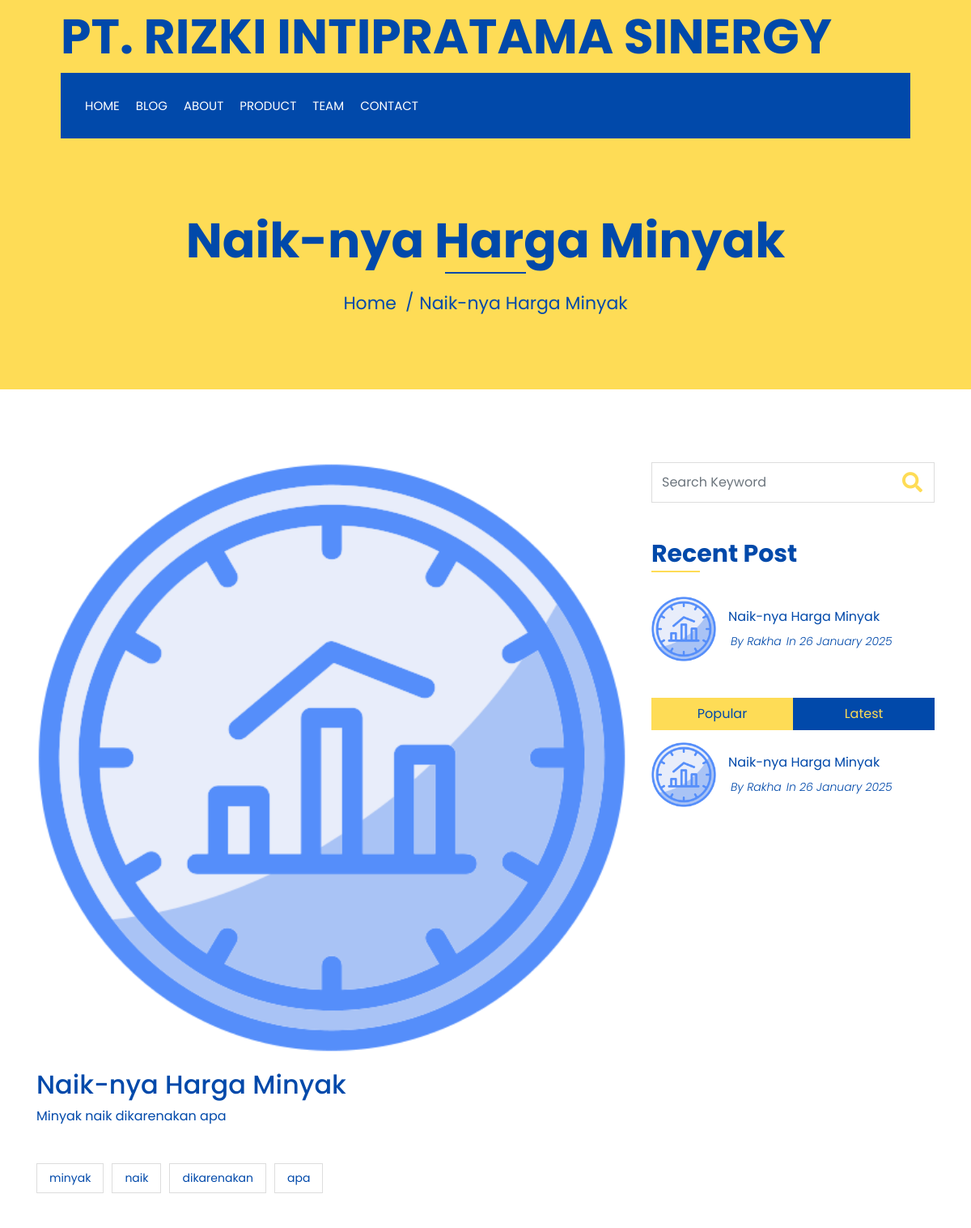
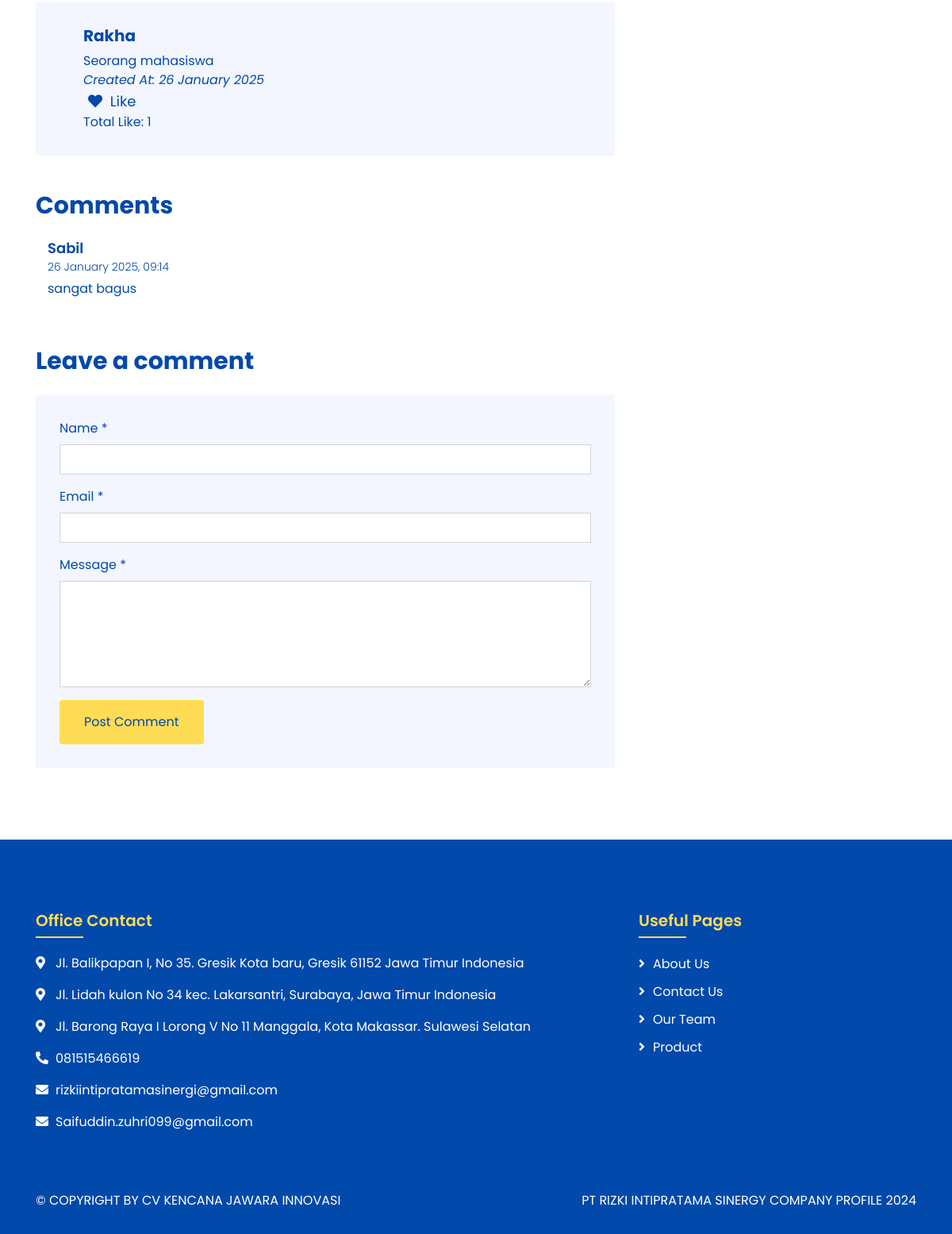
/single-blog.php?id=1, run on the app's committed database (2 pictures, top to bottom).
### tables this page shows
CREATE TABLE `artikel` (
  `id` int NOT NULL AUTO_INCREMENT,
  `title` varchar(255) NOT NULL,
  `content` text NOT NULL,
  `namaGambar` varchar(255) DEFAULT NULL,
  `tipeGambar` varchar(50) DEFAULT NULL,
  `ukuranGambar` int DEFAULT NULL,
  `likes` int DEFAULT '0',
  `create_at` datetime DEFAULT CURRENT_TIMESTAMP,
  `namaAuthor` varchar(255) DEFAULT NULL,
  `deskripsiAuthor` varchar(255) DEFAULT NULL,
  PRIMARY KEY (`id`)
);

CREATE TABLE `coment` (
  `id` int NOT NULL AUTO_INCREMENT,
  `nama` varchar(255) NOT NULL,
  `email` varchar(255) NOT NULL,
  `komentar` text NOT NULL,
  `create_at` datetime DEFAULT CURRENT_TIMESTAMP,
  `idArtikel` int DEFAULT NULL,
  PRIMARY KEY (`id`),
  KEY `idArtikel` (`idArtikel`),
  CONSTRAINT `coment_ibfk_1` FOREIGN KEY (`idArtikel`) REFERENCES `artikel` (`id`) ON DELETE CASCADE ON UPDATE CASCADE
);

### controllers/keyword.php (called while the page is built)
<?php
function generateKeywords($description) {
    $stopWords = array(
        'yang', 'dan', 'di', 'untuk', 'dengan', 'pada', 'adalah', 'itu', 'ke', 'sebuah',
        'tersebut', 'oleh', 'atau', 'juga', 'kami', 'mereka', 'anda', 'ini', 'ini', 'dari'
    );
    $description = strtolower($description);
    $description = preg_replace('/[^a-z0-9\s]/', '', $description);
    $words = explode(' ', $description);
    $keywords = array();
    foreach ($words as $word) {
        if (!in_array($word, $stopWords) && strlen($word) > 2) {
            $keywords[] = $word;
        }
    }
    $keywords = array_unique($keywords);
    return implode(', ', $keywords);
}
?>

### single-blog.php (the view, shortened to what this page needs)
<?php
    include 'controllers/keyword.php';
    require 'controllers/visitor_counter.php';
?>
<!DOCTYPE html>
<html lang="en">
    <?php include 'component/head.php'; ?>
    <body>
        <div class="wrapper">
            <?php include 'component/top-bar.php'; ?>
            <?php include 'component/nav.php'; ?>
        <?php
            try {
                $id = $_GET['id'];
                $query = $db->prepare("SELECT * FROM artikel WHERE id = :id");
                $query->bindParam(':id', $id, PDO::PARAM_INT);
                $query->execute();
                if ($query->rowCount() > 0) {
                    $row = $query->fetch(PDO::FETCH_ASSOC);
        ?>
            <div class="page-header">
                <div class="container">
                    <div class="row">
                        <div class="col-12">
                            <h2><?php echo htmlspecialchars($row['title']); ?></h2>
                        </div>
                        <div class="col-12">
                            <a href="index.php">Home</a>
                            <a href=""><?php echo htmlspecialchars($row['title']); ?></a>
                        </div>
                    </div>
                </div>
            </div>
            <div class="single">
                <div class="container">
                    <div class="row">
                        <div class="col-lg-8">
                            <div class="single-content wow fadeInUp">
                                <img src="images/<?php echo htmlspecialchars($row['namaGambar']); ?>" />
                                <h2><?php echo htmlspecialchars($row['title']); ?></h2>
                                <p>
                                    <?php echo htmlspecialchars($row['content']); ?>
                                </p>
                            </div>
                            <div class="single-tags wow fadeInUp">
                                <?php
                                    $keywords = generateKeywords($row['content']);
                                    $keywords = explode(', ', $keywords);
                                    foreach ($keywords as $keyword) {
                                ?>
                                <a href=""><?php echo htmlspecialchars($keyword); ?></a>
                                <?php } ?>
                            </div>
                            <div class="single-bio wow fadeInUp">
                                <div class="single-bio-text">
                                    <h3><?php echo htmlspecialchars($row['namaAuthor']); ?></h3>
                                    <p>
                                        <?php echo htmlspecialchars($row['deskripsiAuthor']); ?>
                                    </p>
                                    <p style="font-style: italic;">
                                        Created At: <?php echo date('d F Y', strtotime($row['create_at'])); ?>
                                    </p>
                                    <form action="update-like.php" method="POST">
                                        <button type="submit" name="like" value="<?php echo $row['id']; ?>" class="like-btn">
                                            <i class="fa fa-heart"></i> Like
                                        </button>
                                    </form>
                                    <p>Total Like: <?php echo $row['likes']; ?></p>
                                </div>
                            </div>
                            <?php
                                }
                            } catch (PDOException $e) {
                                echo "Error: " . $e->getMessage();
                            }
                            ?>
                            <div class="single-comment wow fadeInUp">
                                <h2>Comments</h2>
                                <ul class="comment-list">
                                    <?php
                                        try {
                                            $id = $_GET['id'];
                                            $query = $db->prepare("SELECT * FROM coment WHERE idArtikel = :id");
                                            $query->bindParam(':id', $id, PDO::PARAM_INT);
                                            $query->execute();
                                            if ($query->rowCount() > 0) {
                                                $row = $query->fetch(PDO::FETCH_ASSOC);
                                    ?>
                                    <li class="comment-item">
                                        <div class="comment-body">
                                            <div class="comment-text">
                                                <h3><a href=""><?php echo htmlspecialchars($row['nama']); ?></a></h3>
                                                <span><?php echo date('d F Y, H:i', strtotime($row['create_at'])); ?></span>
                                                <p>
                                                    <?php echo htmlspecialchars($row['komentar']); ?>
                                                </p>
                                            </div>
                                        </div>
                                    </li>
                                    <?php
                                        } else {
                                            echo "<p>No comments yet.</p>";
                                        }
                                    } catch (PDOException $e) {
                                        echo "Error: " . $e->getMessage();
                                    }
                                    ?>
                                </ul>
                            </div>
                            <div class="comment-form wow fadeInUp">
                                <h2>Leave a comment</h2>
                                <form action="add-comment.php" method="POST">
                                    <div class="form-group">
                                        <label for="nama">Name *</label>
                                        <input type="text" class="form-control" name="nama" id="nama">
                                    </div>
                                    <div class="form-group">
                                        <label for="email">Email *</label>
                                        <input type="email" class="form-control" name="email" id="email">
                                    </div>
                                    <div class="form-group">
                                        <label for="komentar">Message *</label>
                                        <textarea id="komentar" cols="30" rows="5" name="komentar" class="form-control"></textarea>
                                    </div>
                                    <div class="form-group">
                                        <button type="submit" name="submit" class="btn">Post Comment</button>
                                    </div>
                                </form>
                            </div>
                        </div>
                        <div class="col-lg-4">
                            <div class="sidebar">
                                <div class="sidebar-widget wow fadeInUp">
                                    <div class="search-widget">
                                        <form>
                                            <input class="form-control" type="text" placeholder="Search Keyword">
                                            <button class="btn"><i class="fa fa-search"></i></button>
                                        </form>
                                    </div>
                                </div>
                                <div class="sidebar-widget wow fadeInUp">
                                    <h2 class="widget-title">Recent Post</h2>
                                    <div class="recent-post">
                                        <?php
                                            $query = $db->query("SELECT * FROM artikel ORDER BY create_at DESC LIMIT 5");
                                            while ($row = $query->fetch(PDO::FETCH_ASSOC)) {
                                        ?>
                                        <div class="post-item">
                                            <div class="post-img">
                                                <img src="images/<?php echo htmlspecialchars($row['namaGambar']); ?>" />
                                            </div>
                                            <div class="post-text">
                                                <a href="single-blog.php?id=<?php echo htmlspecialchars($row['id']); ?>"><?php echo htmlspecialchars($row['title']); ?></a>
                                                <div class="post-meta">
                                                    <p>By <?php echo htmlspecialchars($row['namaAuthor']); ?></p>
                                                    <p>In <?php echo date('d F Y', strtotime($row['create_at'])); ?></p>
                                                </div>
                                            </div>
                                        </div>
                                        <?php } ?>
                                    </div>
                                </div>
                                <div class="sidebar-widget wow fadeInUp">
                                    <div class="tab-post">
                                        <ul class="nav nav-pills nav-justified">
                                            <li class="nav-item">
                                                <a class="nav-link active" data-toggle="pill" href="#popular">Popular</a>
                                            </li>
                                            <li class="nav-item">
                                                <a class="nav-link" data-toggle="pill" href="#latest">Latest</a>
                                            </li>
                                        </ul>
                                        <div class="tab-content">
                                            <div id="popular" class="container tab-pane active">
                                                <?php
                                                    $query = $db->query("SELECT * FROM artikel ORDER BY likes DESC LIMIT 5");
                                                    while ($row = $query->fetch(PDO::FETCH_ASSOC)) {
                                                ?>
                                                <div class="post-item">
                                                    <div class="post-img">
                                                        <img src="images/<?php echo htmlspecialchars($row['namaGambar']); ?>" />
                                                    </div>
                                                    <div class="post-text">
                                                        <a href="single-blog.php?id=<?php echo htmlspecialchars($row['id']); ?>"><?php echo htmlspecialchars($row['title']); ?></a>
                                                        <div class="post-meta">
                                                            <p>By <?php echo htmlspecialchars($row['namaAuthor']); ?></p>
                                                            <p>In <?php echo date('d F Y', strtotime($row['create_at'])); ?></p>
                                                        </div>
                                                    </div>
                                                </div>
                                                <?php } ?>
                                            </div>
                                        </div>
                                    </div>
                                </div>
                            </div>
                        </div>
                    </div>
                </div>
            </div>
            <?php include 'component/footer.php'; ?>
        </div>
    </body>
</html>

### data on the page
artikel: title "Naik-nya Harga Minyak", namaGambar (picture), content "Minyak naik dikarenakan apa", content "minyak", content "naik", content "dikarenakan", content "apa", namaAuthor "Rakha", deskripsiAuthor "Seorang mahasiswa", create_at "26 January 2025", likes "1"
coment: nama "Sabil", create_at "26 January 2025, 09:14", komentar "sangat bagus"
